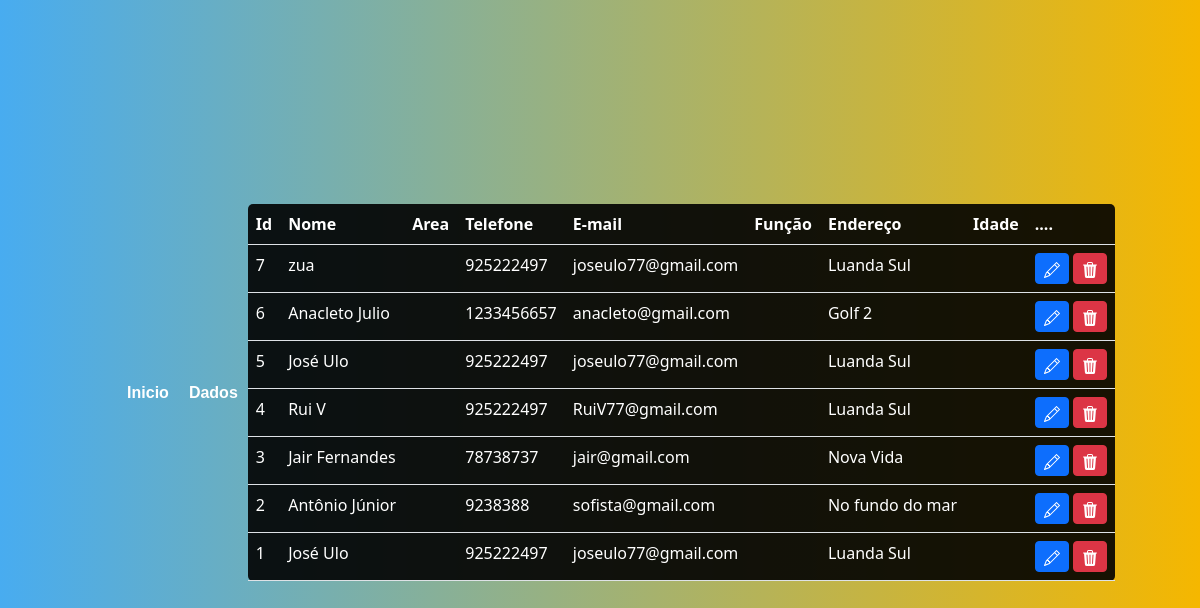
The app's page /HTML/table2.php with its own data.
### tables this page shows
CREATE TABLE `inscricao` (
  `id` int NOT NULL,
  `nome` varchar(40) NOT NULL,
  `curso` varchar(60) NOT NULL,
  `genero` varchar(10) NOT NULL,
  `data_nasc` date NOT NULL,
  `telefone` int NOT NULL,
  `email` varchar(20) NOT NULL,
  `endereco` varchar(50) NOT NULL,
  `bilhete` varchar(15) NOT NULL,
  `classe` varchar(10) NOT NULL,
  `periodo` varchar(10) NOT NULL,
  `data_in` date NOT NULL
);

### HTML/table2.php (the view, shortened to what this page needs)
<?php
include_once('../PHP/config.php');
    $sql = "SELECT * FROM inscricao ORDER BY id DESC  ";
    $result = $conexao -> query($sql);
?>
<!DOCTYPE html>
<html lang="pt">
<head>
    <link rel="stylesheet" type="text/css" href="../CSS/estilocad1.css">
    <link rel="stylesheet" href="../CSS/bootstrap.min.css">
</head>
<nav id="menu">
        <ul class="nav-list">
            <li><a href="admin.php">Inicio</a></li>
            <li><a href="table.php">Dados</a></li>
        </ul>
</nav>
<body>
    <div>
    <table class="table text-white table-bg">
    <thead>
    <tr>
    <th scope="col">Id</th>
    <th scope="col">Nome</th>
    <th scope="col">Area</th>
    <th scope="col">Telefone</th>
    <th scope="col">E-mail</th>
    <th scope="col">Função</th>
    <th scope="col">Endereço</th>
    <th scope="col">Idade</th>
    <th scope="col">....</th>
    </tr>
    </thead>
    <tbody>
    <?php
                        while($user_data = mysqli_fetch_assoc($result))
                        {
                            echo "<tr>";
                            echo "<td>" .$user_data['id']."</td>";
                            echo "<td>" .$user_data['nome']."</td>";
                            echo "<td>" .$user_data['area']."</td>";
                            echo "<td>" .$user_data['telefone']."</td>";
                            echo "<td>" .$user_data['email']."</td>";
                            echo "<td>" .$user_data['funcao']."</td>";
                            echo "<td>" .$user_data['endereco']."</td>";
                            echo "<td>" .$user_data['idade']."</td>";
                            echo "<td>
    <a class ='btn btn-sm btn-primary' href='edit.php?id=$user_data[id]'>
    <svg xmlns='http://www.w3.org/2000/svg' width='16' height='16' fill='currentColor' class='bi bi-pencil' viewBox='0 0 16 16'>
    <path d='M12.146.146a.5.5 0 0 1 .708 0l3 3a.5.5 0 0 1 0 .708l-10 10a.5.5 0 0 1-.168.11l-5 2a.5.5 0 0 1-.65-.65l2-5a.5.5 0 0 1 .11-.168l10-10zM11.207 2.5 13.5 4.793 14.793 3.5 12.5 1.207 11.207 2.5zm1.586 3L10.5 3.207 4 9.707V10h.5a.5.5 0 0 1 .5.5v.5h.5a.5.5 0 0 1 .5.5v.5h.293l6.5-6.5zm-9.761 5.175-.106.106-1.528 3.821 3.821-1.528.106-.106A.5.5 0 0 1 5 12.5V12h-.5a.5.5 0 0 1-.5-.5V11h-.5a.5.5 0 0 1-.468-.325z'/>
    </svg>
    </a>
    <a class ='btn btn-sm btn-danger' href='../PHP/delete.php?id=$user_data[id]'>
    <svg xmlns='http://www.w3.org/2000/svg' width='16' height='16' fill='currentColor' class='bi bi-trash3-fill' viewBox='0 0 16 16'>
    <path d='M11 1.5v1h3.5a.5.5 0 0 1 0 1h-.538l-.853 10.66A2 2 0 0 1 11.115 16h-6.23a2 2 0 0 1-1.994-1.84L2.038 3.5H1.5a.5.5 0 0 1 0-1H5v-1A1.5 1.5 0 0 1 6.5 0h3A1.5 1.5 0 0 1 11 1.5Zm-5 0v1h4v-1a.5.5 0 0 0-.5-.5h-3a.5.5 0 0 0-.5.5ZM4.5 5.029l.5 8.5a.5.5 0 1 0 .998-.06l-.5-8.5a.5.5 0 1 0-.998.06Zm6.53-.528a.5.5 0 0 0-.528.47l-.5 8.5a.5.5 0 0 0 .998.058l.5-8.5a.5.5 0 0 0-.47-.528ZM8 4.5a.5.5 0 0 0-.5.5v8.5a.5.5 0 0 0 1 0V5a.5.5 0 0 0-.5-.5Z''/>
    </svg>
    </td>";
    echo "</tr>";
    }
    ?>
    </tbody>
    </table>
    </div>
</body>
</html>

### CSS/estilocad1.css (style rules this page uses)
:root { --fonte-logo: 'Times New Roman', Times, serif; --font-padrao: Verdana, Geneva, Tahoma, sans-serif; --font-destaque: Impact, Haettenschweiler, 'Arial Narrow Bold', sans-serif; --cor01: #48ACF0; --cor02: #003459; --cor03: #FFFFFF; --cor04: #748B75; --cor05: #53B3CB; --cor06: #F5B700; }
* { padding: 0px; margin: 0px; }
body { background-image: linear-gradient(to right, var(--cor04), var(--cor06), var(--cor05)); }
body { display: flex; align-items: center; justify-content: center; min-height: 100vh; font-family: Arial, sans-serif; background-image: linear-gradient(to right, var(--cor01), var(--cor06)); }
nav { display: flex; box-shadow: 1px; }
nav>ul { display: flex; }
nav>ul>li { list-style-type: none; margin: 4px; padding: 6px; }
nav>ul>li>a { text-decoration: none; color: var(--cor03); font-family: Arial, Helvetica, sans-serif; font-weight: bold; transition: 0.4s; }
.table { width: 50px; text-decoration: none; background-color: var(--cor01); border-radius: 5px; }
.table-bg { background: rgba(0, 0, 0, 0.9); }

### records on screen
inscricao: id "7", nome "zua", telefone "925222497", email "joseulo77@gmail.com", endereco "Luanda Sul"
inscricao: id "6", nome "Anacleto Julio", telefone "1233456657", email "anacleto@gmail.com", endereco "Golf 2"
inscricao: id "5", nome "José Ulo", telefone "925222497", email "joseulo77@gmail.com", endereco "Luanda Sul"
inscricao: id "4", nome "Rui V", telefone "925222497", email "RuiV77@gmail.com", endereco "Luanda Sul"
inscricao: id "3", nome "Jair Fernandes", telefone "78738737", email "jair@gmail.com", endereco "Nova Vida"
inscricao: id "2", nome "Antônio Júnior", telefone "9238388", email "sofista@gmail.com", endereco "No fundo do mar"
inscricao: id "1", nome "José Ulo", telefone "925222497", email "joseulo77@gmail.com", endereco "Luanda Sul"
